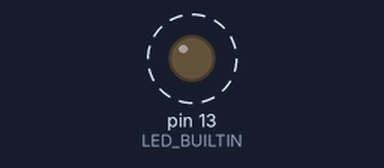
Simulated run of this sketch. Board: Arduino Nano, built with avr-gcc and run on an emulated ATmega328P. Shown: output pins drawn as LEDs (lit = HIGH). Dashed ring = blinking. What the sketch prints to the serial monitor is not drawn.

Above: at 1.3 s.
Timing chart, 0 to 4.0 s (numbered marks = the images above):
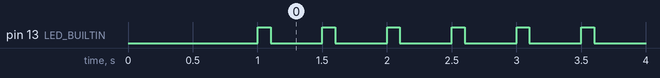

Measured:
- by itself, pin 13 (LED_BUILTIN): alternates HIGH for 0.10 s and LOW for 0.40 s

The sketch:

wiretest.ino
```cpp
#include<Wire.h>

void setup() {
  Serial.begin(9600);
  delay(1000);
  Serial.println ("This is the nano with address 0x11");
  Wire.begin(0x11);
  // put your setup code here, to run once:
  pinMode(LED_BUILTIN, OUTPUT);
}

void loop() {
  // put your main code here, to run repeatedly:


  digitalWrite(LED_BUILTIN, HIGH);   // turn the LED on (HIGH is the voltage level)
  delay(100);                       // wait for a second
  digitalWrite(LED_BUILTIN, LOW);    // turn the LED off by making the voltage LOW
  delay(400);
}
```
